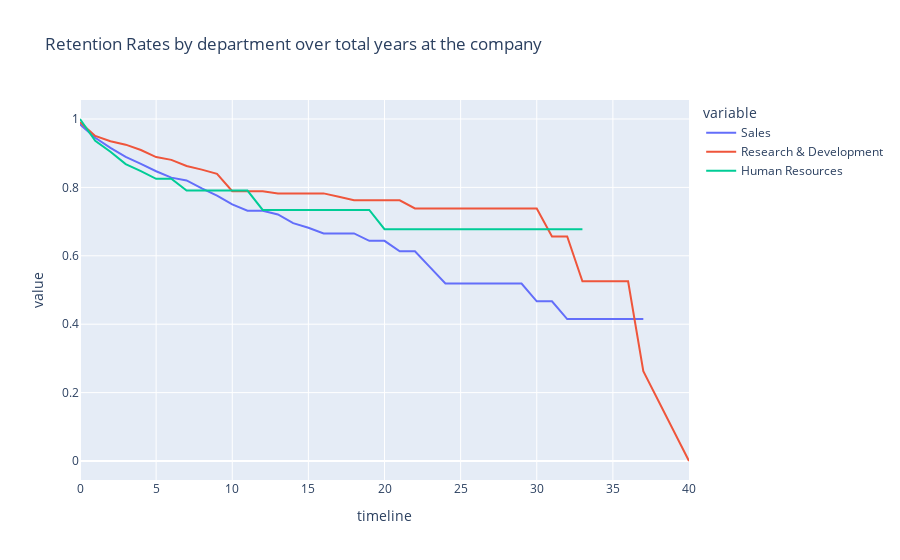

Here is the notebook cell this chart was saved with:
### Markdown cell above
## 7. Let's investigate whether the department the employee works in has an impact on how long they stay with the company. Generate and plot survival curves showing retention by department and years the employee has worked at the company.

### Code cell
department_years = survival(data, 'Department', 'YearsAtCompany', 'Attrition')
px.line(data_frame = department_years, title = 'Retention Rates by department over total years at the company')

### Figure 1 — Plotly figure (JSON) as saved in the notebook; plotly's stock layout.template omitted (floating-point values rounded to 4 significant figures)
{"data": [{"hovertemplate": "variable=Sales<br>timeline=%{x}<br>value=%{y}<extra></extra>", "legendgroup": "Sales", "line": {"color": "#636efa", "dash": "solid"}, "marker": {"symbol": "circle"}, "mode": "lines", "name": "Sales", "orientation": "v", "showlegend": true, "type": "scatter", "x": [0, 1, 2, 3, 4, 5, 6, 7, 8, 9, 10, 11, 12, 13, 14, 15, 16, 17, 18, 19, 20, 21, 22, 23, 24, 25, 26, 27, 29, 30, 31, 32, 33, 34, 36, 37, 40], "xaxis": "x", "y": [0.9843, 0.9453, 0.9158, 0.8891, 0.8689, 0.8473, 0.8285, 0.8205, 0.7971, 0.7759, 0.7502, 0.7319, 0.7319, 0.7209, 0.6956, 0.6819, 0.6653, 0.6653, 0.6653, 0.6438, 0.6438, 0.6132, 0.6132, 0.566, 0.5188, 0.5188, 0.5188, 0.5188, 0.5188, 0.467, 0.467, 0.4151, 0.4151, 0.4151, 0.4151, 0.4151, null], "yaxis": "y"}, {"hovertemplate": "variable=Research & Development<br>timeline=%{x}<br>value=%{y}<extra></extra>", "legendgroup": "Research & Development", "line": {"color": "#EF553B", "dash": "solid"}, "marker": {"symbol": "circle"}, "mode": "lines", "name": "Research & Development", "orientation": "v", "showlegend": true, "type": "scatter", "x": [0, 1, 2, 3, 4, 5, 6, 7, 8, 9, 10, 11, 12, 13, 14, 15, 16, 17, 18, 19, 20, 21, 22, 23, 24, 25, 26, 27, 29, 30, 31, 32, 33, 34, 36, 37, 40], "xaxis": "x", "y": [0.9906, 0.9503, 0.9351, 0.9249, 0.9093, 0.8886, 0.8805, 0.8624, 0.852, 0.8399, 0.7887, 0.7887, 0.7887, 0.7825, 0.7825, 0.7825, 0.7825, 0.7729, 0.7624, 0.7624, 0.7624, 0.7624, 0.7386, 0.7386, 0.7386, 0.7386, 0.7386, 0.7386, 0.7386, 0.7386, 0.6565, 0.6565, 0.5252, 0.5252, 0.5252, 0.2626, 0], "yaxis": "y"}, {"hovertemplate": "variable=Human Resources<br>timeline=%{x}<br>value=%{y}<extra></extra>", "legendgroup": "Human Resources", "line": {"color": "#00cc96", "dash": "solid"}, "marker": {"symbol": "circle"}, "mode": "lines", "name": "Human Resources", "orientation": "v", "showlegend": true, "type": "scatter", "x": [0, 1, 2, 3, 4, 5, 6, 7, 8, 9, 10, 11, 12, 13, 14, 15, 16, 17, 18, 19, 20, 21, 22, 23, 24, 25, 26, 27, 29, 30, 31, 32, 33, 34, 36, 37, 40], "xaxis": "x", "y": [1, 0.9365, 0.9042, 0.868, 0.8474, 0.8251, 0.8251, 0.7907, 0.7907, 0.7907, 0.7907, 0.7907, 0.7342, 0.7342, 0.7342, 0.7342, 0.7342, 0.7342, 0.7342, 0.7342, 0.6777, 0.6777, 0.6777, 0.6777, 0.6777, 0.6777, 0.6777, 0.6777, 0.6777, 0.6777, 0.6777, 0.6777, 0.6777, null, null, null, null], "yaxis": "y"}], "layout": {"autosize": true, "legend": {"title": {"text": "variable"}, "tracegroupgap": 0}, "title": {"text": "Retention Rates by department over total years at the company"}, "xaxis": {"anchor": "y", "autorange": true, "domain": [0, 1], "range": [0, 40], "title": {"text": "timeline"}, "type": "linear"}, "yaxis": {"anchor": "x", "autorange": true, "domain": [0, 1], "range": [-0.05556, 1.056], "title": {"text": "value"}, "type": "linear"}}}
